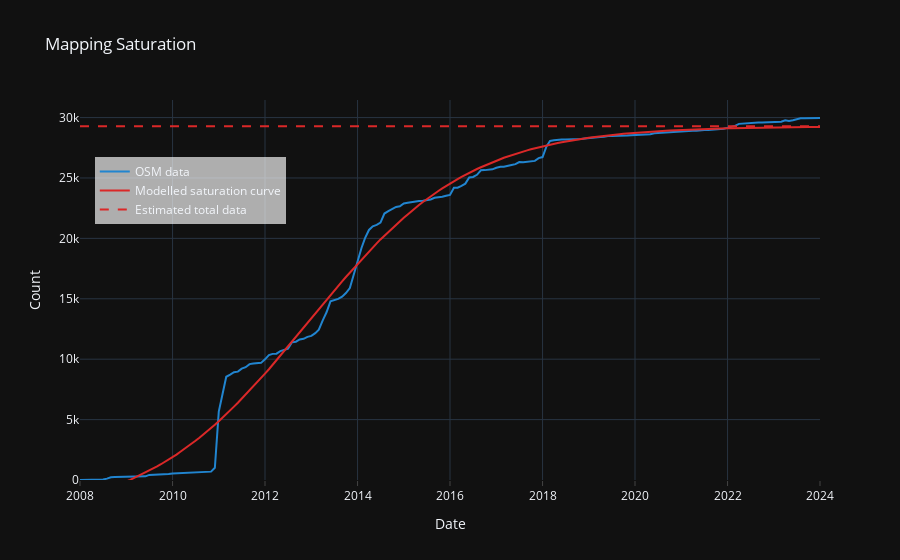

Notebook code for this chart:
### Markdown cell above
### Mapping Saturation Indicator

The Mapping Saturation indicator calculate the saturation of mapping activity within the last 3 years.
It is based on the premise that each aggregation of features (e.g. length of roads or count of buildings) has a maximum. After increased mapping activity saturation is reached near this maximum.
The Mapping Saturation indicator works well with following topics:

- Building Count (`building-count`)
- Major Roads Length (`major-roads-length`)
- Amenities (`amenities`)
- Point-of-Interests (`poi`)

### Code cell
import json

import requests
from IPython.display import SVG, display
import plotly.graph_objects as go
import plotly.io as pio


base_url = "https://oqt.ohsome.org/api"
endpoint = "/indicators"
indicator = "/mapping-saturation"
url = base_url + endpoint + indicator

# OQT size restriction on the input geometry is 100 sqkm
with open("germany-heidelberg.geojson", "r") as file:
    bpolys = json.load(file)

headers = {"accept": "application/json"}

parameters = {
    "topic": "building-count",
    "bpolys": bpolys,
}

response = requests.post(url, headers=headers, json=parameters)
response.raise_for_status()  # Raise an Exception if HTTP Status Code is not 200
results = response.json()["result"]

# enumerate result per feature
for i, result in enumerate(results):
    # parse plotly figure
    figure = go.Figure(result["result"]["figure"])
    # display plotly figure
    display(figure)

    # convert figure to SVG
    # svg = pio.to_image(figure, format='svg')
    # display(SVG(svg))

### Figure 1 — Plotly figure (JSON) as saved in the notebook; plotly's stock layout.template omitted (floating-point values rounded to 4 significant figures; data arrays with more than 128 entries replaced by an {"elided": "..."} marker saying what was removed)
{"data": [{"line": {"color": "#2185D0"}, "name": "OSM data", "x": {"elided": "193 str values"}, "y": {"elided": "193 float values"}, "type": "scatter"}, {"line": {"color": "#DB2828"}, "name": "Modelled saturation curve", "x": {"elided": "193 str values"}, "y": {"elided": "193 float values"}, "type": "scatter"}, {"hovertext": "Estimated total data: 29283.496578617443", "line": {"color": "#DB2828", "dash": "dash"}, "name": "Estimated total data", "showlegend": true, "x": {"elided": "193 str values"}, "y": {"elided": "193 float values"}, "type": "scatter"}], "layout": {"legend": {"bgcolor": "rgba(255,255,255,0.66)", "x": 0.02, "y": 0.85}, "showlegend": true, "title": {"text": "Mapping Saturation"}, "xaxis": {"ticks": "outside", "title": {"text": "Date"}}, "yaxis": {"range": [1.0, 31450.0], "title": {"text": "Count"}}}}
